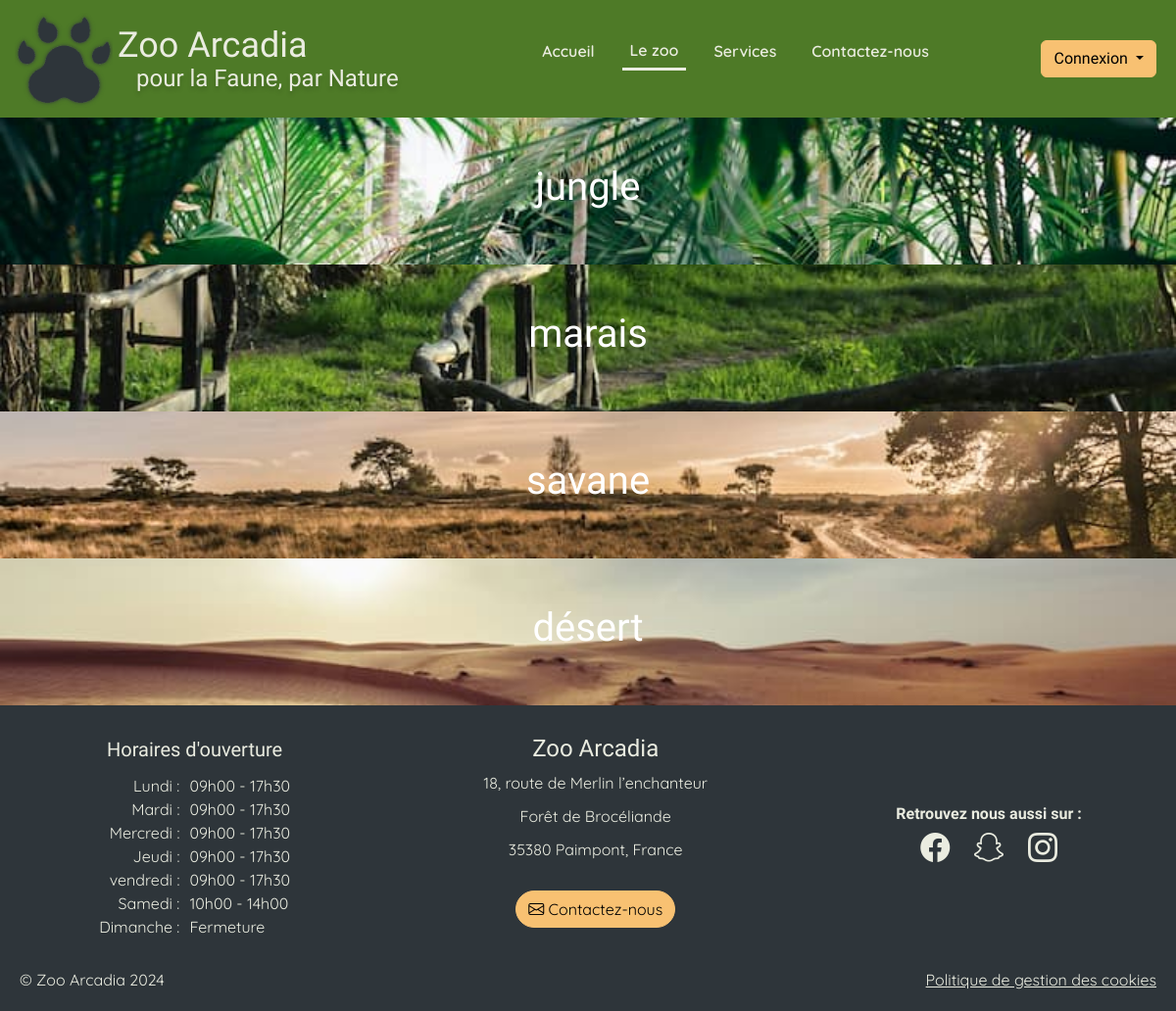
/biome/view, run on the app's committed database.
### tables this page shows
CREATE TABLE biome(
   id INT AUTO_INCREMENT,
   name VARCHAR(50) NOT NULL,
   description TEXT NOT NULL,
   image_url VARCHAR(250) NOT NULL,
   image_url_hd VARCHAR(250) NOT NULL,
   image_alt VARCHAR(250) NOT NULL,
   PRIMARY KEY(id)
);

CREATE TABLE opening (
    id INT AUTO_INCREMENT PRIMARY KEY,
    day_name VARCHAR(10) NOT NULL,        
    opening_hour INT NOT NULL,  
    opening_minute INT NOT NULL, 
    closing_hour INT NOT NULL,    
    closing_minute INT NOT NULL,  
    closure BOOLEAN        
);

### app/Database/DbUtils.php (called while the page is built, shortened)
<?php
class DbUtils
{
    static ?PDO $pdo = null;
    public static function getPdo(): PDO
    {
        if (self::$pdo !== null) {
            return self::$pdo;
        }
        self::$pdo = new \PDO(self::getDSN(), self::getUser(), self::getPassword());
        return self::$pdo;
    }
    private static function getEnv($key, $default = null)
    {
        $value = getenv($key);
        return $default;
    }
    public static function getDSN()
    {
        $host = 'mysql';
        $dbname = self::getEnv('MYSQL_DATABASE');
        $port = '3306';
        return "mysql:host={$host};dbname={$dbname};port={$port}";
    }
    public static function getUser()
    {
        return self::getEnv('MYSQL_USER');
    }
    public static function getPassword()
    {
        return self::getEnv('MYSQL_PASSWORD');
    }
}

### app/Views/biome.php (shortened to what this page needs)
<?php
$queryBiomes = DbUtils::getPdo()->query('SELECT * FROM biome');
$biomes = $queryBiomes->fetchAll(PDO::FETCH_ASSOC);
?>
<div id="accordion-biome">
<?php foreach ($biomes as $biome) { ?>
    <div class="accordion-biome-item">
        <div class="accordion-biome-card">
            <picture>
                <source media="(min-width: 768px)" srcset=<?php echo $biome['image_url_hd'] ?>>
                <img src=<?php echo $biome['image_url'] ?> alt=<?php echo $biome['image_alt'] ?>>
            </picture>
            <div class="title-biome-card">
                <h1><?php echo $biome['name'] ?></h1>
            </div>
        </div>
    </div>
</div>
<?php } ?>

### app/Views/templates/opening.php (shortened to what this page needs)
<?php
$query = DbUtils::getPdo()->query('SELECT * FROM opening');
$days = $query->fetchAll(\PDO::FETCH_ASSOC);
?>
<div id="opening-time">
    <div id="day">
        <div>Lundi :</div>
        <div>Mardi :</div>
        <div>Mercredi :</div>
        <div>Jeudi :</div>
        <div>vendredi :</div>
        <div>Samedi :</div>
        <div>Dimanche :</div>
    </div>
    <div id="opening-hours">
        <?php
            foreach ($days as $day){
                if($day['closure']){
                   echo "<div>Fermeture</div>";
                } else {
                    echo "<div>"
                    .sprintf('%02d', $day['opening_hour'])
                    ."h".sprintf('%02d', $day['opening_minute'])
                    ." - "
                    .sprintf('%02d', $day['closing_hour'])
                    ."h".sprintf('%02d', $day['closing_minute'])
                    ."</div>";
                }
            }
        ?>
    </div>
</div>

### data on the page
biome: image_url (picture), name "jungle"
biome: image_url (picture), name "marais"
biome: image_url (picture), name "savane"
biome: image_url (picture), name "désert"
opening: opening_hour "09", opening_minute "00", closing_hour "17", closing_minute "30"
opening: opening_hour "09", opening_minute "00", closing_hour "17", closing_minute "30"
opening: opening_hour "09", opening_minute "00", closing_hour "17", closing_minute "30"
opening: opening_hour "09", opening_minute "00", closing_hour "17", closing_minute "30"
opening: opening_hour "09", opening_minute "00", closing_hour "17", closing_minute "30"
opening: opening_hour "10", opening_minute "00", closing_hour "14", closing_minute "00"
opening: closure "Fermeture"
